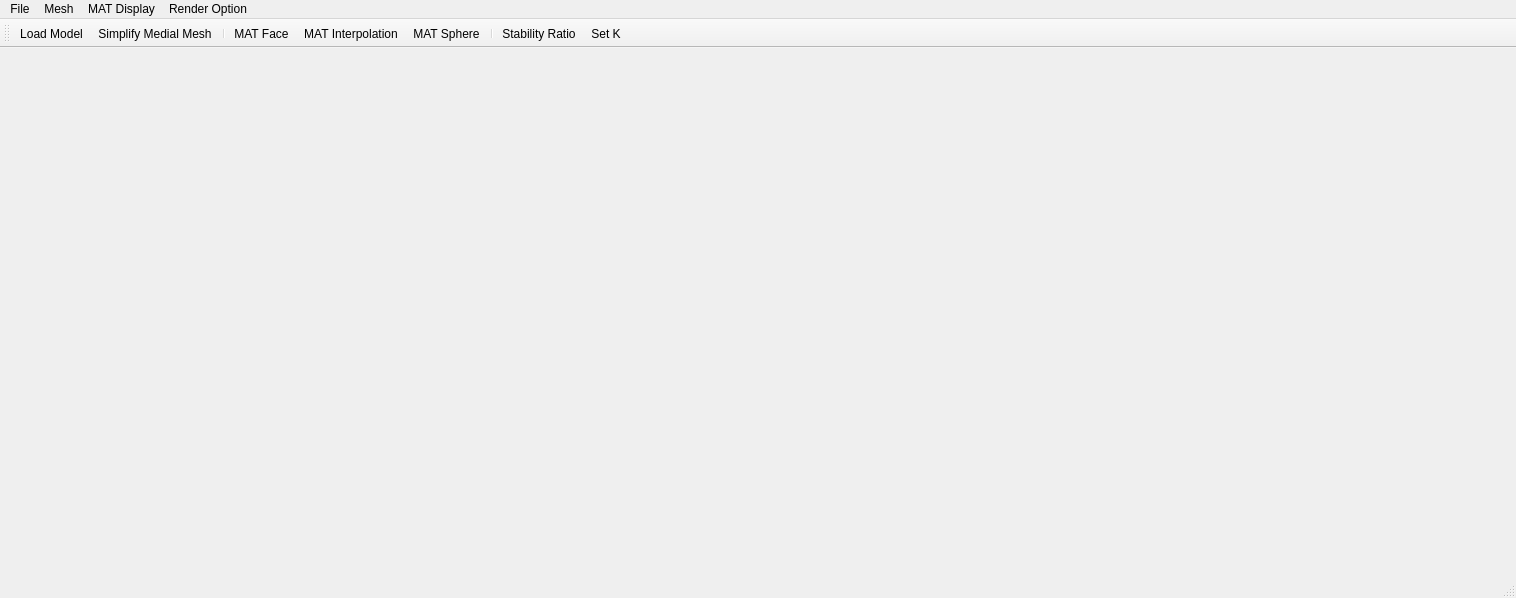
<?xml version="1.0" encoding="UTF-8"?>
<ui version="4.0">
 <class>medial_axisClass</class>
 <widget class="QMainWindow" name="medial_axisClass">
  <property name="geometry">
   <rect>
    <x>0</x>
    <y>0</y>
    <width>1516</width>
    <height>598</height>
   </rect>
  </property>
  <property name="windowTitle">
   <string>medial_axis</string>
  </property>
  <property name="windowIcon">
   <iconset>
    <normaloff>Icons/open.png</normaloff>Icons/open.png</iconset>
  </property>
  <widget class="QWidget" name="centralWidget"/>
  <widget class="QMenuBar" name="menuBar">
   <property name="geometry">
    <rect>
     <x>0</x>
     <y>0</y>
     <width>1516</width>
     <height>21</height>
    </rect>
   </property>
   <widget class="QMenu" name="menuFile">
    <property name="title">
     <string>File</string>
    </property>
    <addaction name="actionOpen_Off_simple"/>
    <addaction name="actionExit"/>
   </widget>
   <widget class="QMenu" name="menuMesh">
    <property name="contextMenuPolicy">
     <enum>Qt::NoContextMenu</enum>
    </property>
    <property name="title">
     <string>Mesh</string>
    </property>
    <addaction name="actionShow_Vertex"/>
    <addaction name="actionShow_Edge"/>
    <addaction name="actionShow_Face"/>
   </widget>
   <widget class="QMenu" name="menuSlab">
    <property name="title">
     <string>MAT Display</string>
    </property>
    <addaction name="actionSlab_Vertex"/>
    <addaction name="actionSlab_face"/>
    <addaction name="actionSlab_Sphere"/>
    <addaction name="actionSlab_Envelop"/>
    <addaction name="actionStability_Ratio"/>
   </widget>
   <widget class="QMenu" name="menuRender_Option">
    <property name="title">
     <string>Render Option</string>
    </property>
    <addaction name="actionReverse_Orientation"/>
    <addaction name="actionSmooth_Render"/>
   </widget>
   <addaction name="menuFile"/>
   <addaction name="menuMesh"/>
   <addaction name="menuSlab"/>
   <addaction name="menuRender_Option"/>
  </widget>
  <widget class="QToolBar" name="mainToolBar">
   <property name="toolButtonStyle">
    <enum>Qt::ToolButtonTextUnderIcon</enum>
   </property>
   <attribute name="toolBarArea">
    <enum>TopToolBarArea</enum>
   </attribute>
   <attribute name="toolBarBreak">
    <bool>false</bool>
   </attribute>
   <addaction name="actionOpen_Off_simple"/>
   <addaction name="actionSimplify_Slab"/>
   <addaction name="separator"/>
   <addaction name="actionSlab_face"/>
   <addaction name="actionSlab_Envelop"/>
   <addaction name="actionSlab_Sphere"/>
   <addaction name="separator"/>
   <addaction name="actionStability_Ratio"/>
   <addaction name="actionSet_k_value"/>
  </widget>
  <widget class="QStatusBar" name="statusBar"/>
  <action name="actionOpen_Off">
   <property name="icon">
    <iconset>
     <normaloff>Icons/open.png</normaloff>Icons/open.png</iconset>
   </property>
   <property name="text">
    <string>Open Off</string>
   </property>
  </action>
  <action name="actionExit">
   <property name="text">
    <string>Exit</string>
   </property>
  </action>
  <action name="actionShow_Vertex">
   <property name="checkable">
    <bool>true</bool>
   </property>
   <property name="text">
    <string>Show Vertex</string>
   </property>
  </action>
  <action name="actionShow_Edge">
   <property name="checkable">
    <bool>true</bool>
   </property>
   <property name="text">
    <string>Show Edge</string>
   </property>
  </action>
  <action name="actionDT">
   <property name="checkable">
    <bool>true</bool>
   </property>
   <property name="icon">
    <iconset>
     <normaloff>Icons/selected.png</normaloff>Icons/selected.png</iconset>
   </property>
   <property name="text">
    <string>Denaulay Triangulation</string>
   </property>
  </action>
  <action name="actionVoronoi_Diagram">
   <property name="checkable">
    <bool>true</bool>
   </property>
   <property name="icon">
    <iconset>
     <normaloff>Icons/voronoi.png</normaloff>Icons/voronoi.png</iconset>
   </property>
   <property name="text">
    <string>Voronoi Diagram</string>
   </property>
  </action>
  <action name="actionShow_MAT">
   <property name="checkable">
    <bool>true</bool>
   </property>
   <property name="checked">
    <bool>false</bool>
   </property>
   <property name="icon">
    <iconset>
     <normaloff>Icons/mat.png</normaloff>Icons/mat.png</iconset>
   </property>
   <property name="text">
    <string>Show MAT</string>
   </property>
  </action>
  <action name="actionShow_Sphere">
   <property name="checkable">
    <bool>true</bool>
   </property>
   <property name="icon">
    <iconset>
     <normaloff>Icons/sphere.png</normaloff>Icons/sphere.png</iconset>
   </property>
   <property name="text">
    <string>Show Sphere</string>
   </property>
  </action>
  <action name="actionShow_Face">
   <property name="checkable">
    <bool>true</bool>
   </property>
   <property name="text">
    <string>Show Face</string>
   </property>
  </action>
  <action name="actionOpen_Off_simple">
   <property name="icon">
    <iconset>
     <normaloff>Icons/open.png</normaloff>Icons/open.png</iconset>
   </property>
   <property name="text">
    <string>Load Model</string>
   </property>
  </action>
  <action name="actionShow_Facet_Normal">
   <property name="checkable">
    <bool>true</bool>
   </property>
   <property name="checked">
    <bool>false</bool>
   </property>
   <property name="icon">
    <iconset>
     <normaloff>Icons/triangle.png</normaloff>Icons/triangle.png</iconset>
   </property>
   <property name="text">
    <string>Show Facet Normal</string>
   </property>
  </action>
  <action name="actionShow_Initial">
   <property name="checkable">
    <bool>true</bool>
   </property>
   <property name="text">
    <string>Show Initial</string>
   </property>
  </action>
  <action name="actionShow_Initial_Edge">
   <property name="checkable">
    <bool>true</bool>
   </property>
   <property name="text">
    <string>Show Initial Edge</string>
   </property>
  </action>
  <action name="actionShow_Initial_Face">
   <property name="checkable">
    <bool>true</bool>
   </property>
   <property name="text">
    <string>Show Initial Face</string>
   </property>
  </action>
  <action name="actionShow_Initial_Sphere">
   <property name="checkable">
    <bool>true</bool>
   </property>
   <property name="text">
    <string>Show Initial Sphere</string>
   </property>
  </action>
  <action name="actionShow_Sphere_Vertex">
   <property name="checkable">
    <bool>true</bool>
   </property>
   <property name="text">
    <string>Sphere Vertex</string>
   </property>
  </action>
  <action name="actionShow_Sphere_Edge">
   <property name="checkable">
    <bool>true</bool>
   </property>
   <property name="text">
    <string>Sphere Edge</string>
   </property>
  </action>
  <action name="actionShow_Sphere_Mesh_Envelop">
   <property name="checkable">
    <bool>true</bool>
   </property>
   <property name="text">
    <string>Sphere Mesh Envelop</string>
   </property>
  </action>
  <action name="actionShow_Sphere_Mesh_Sphere">
   <property name="checkable">
    <bool>true</bool>
   </property>
   <property name="text">
    <string>Sphere Mesh Sphere</string>
   </property>
  </action>
  <action name="actionSimplifiy_SM">
   <property name="text">
    <string>SM_sim</string>
   </property>
  </action>
  <action name="actionSimplify_by_50">
   <property name="text">
    <string>Simplify by 50</string>
   </property>
  </action>
  <action name="actionSimplify_by_10">
   <property name="text">
    <string>Simplify by 10</string>
   </property>
  </action>
  <action name="actionOpen_MA">
   <property name="text">
    <string>Open MA</string>
   </property>
  </action>
  <action name="actionExport_MA">
   <property name="text">
    <string>Export MA</string>
   </property>
  </action>
  <action name="actionOpen_Medial_Axis">
   <property name="text">
    <string>Import Medial Axis</string>
   </property>
  </action>
  <action name="actionExport_Medial_Axis">
   <property name="text">
    <string>Export Medial Axis</string>
   </property>
  </action>
  <action name="actionImport_Medial_Axis">
   <property name="text">
    <string>Import Medial Axis</string>
   </property>
  </action>
  <action name="actionRemesh_Medial_Axis">
   <property name="text">
    <string>Remesh Medial Axis</string>
   </property>
  </action>
  <action name="actionCompute_Medial_Axis">
   <property name="text">
    <string>Compute Medial Axis</string>
   </property>
  </action>
  <action name="actionMA_Simplify_One">
   <property name="text">
    <string>MA Simplify One</string>
   </property>
  </action>
  <action name="actionQEM_Vertex">
   <property name="checkable">
    <bool>true</bool>
   </property>
   <property name="text">
    <string>QEM Vertex</string>
   </property>
  </action>
  <action name="actionQEM_Edge">
   <property name="checkable">
    <bool>true</bool>
   </property>
   <property name="text">
    <string>QEM Edge</string>
   </property>
  </action>
  <action name="actionQEM_Face">
   <property name="checkable">
    <bool>true</bool>
   </property>
   <property name="text">
    <string>QEM Face</string>
   </property>
  </action>
  <action name="actionSimplify_QEM_50">
   <property name="text">
    <string>Simplify QEM 50</string>
   </property>
  </action>
  <action name="actionSimplify_QEM">
   <property name="text">
    <string>QEM_sim</string>
   </property>
  </action>
  <action name="actionSimplify_MA">
   <property name="text">
    <string>MA_sim</string>
   </property>
  </action>
  <action name="actionSimplify_MA_Fifty">
   <property name="text">
    <string>Simplify MA Fifty</string>
   </property>
  </action>
  <action name="actionMA_QEM_Vertex">
   <property name="checkable">
    <bool>true</bool>
   </property>
   <property name="text">
    <string>MA QEM Vertex</string>
   </property>
  </action>
  <action name="actionMA_QEM_Edge">
   <property name="checkable">
    <bool>true</bool>
   </property>
   <property name="text">
    <string>MA QEM Edge</string>
   </property>
  </action>
  <action name="actionMA_QEM_Envelop">
   <property name="checkable">
    <bool>true</bool>
   </property>
   <property name="text">
    <string>MA QEM Envelop</string>
   </property>
  </action>
  <action name="actionMA_QEM_Sphere">
   <property name="checkable">
    <bool>true</bool>
   </property>
   <property name="text">
    <string>MA QEM Sphere</string>
   </property>
  </action>
  <action name="actionSimplify_MA_Ten">
   <property name="text">
    <string>Simplify MA Ten</string>
   </property>
  </action>
  <action name="actionShow_Centroid_Point">
   <property name="checkable">
    <bool>true</bool>
   </property>
   <property name="text">
    <string>Show Centroid Point</string>
   </property>
  </action>
  <action name="actionShow_Envelop">
   <property name="checkable">
    <bool>true</bool>
   </property>
   <property name="text">
    <string>Show Envelop</string>
   </property>
  </action>
  <action name="actionExport_MA_QEM">
   <property name="text">
    <string>Export MA QEM</string>
   </property>
  </action>
  <action name="actionShow_Fake_Boundary_Vertex">
   <property name="checkable">
    <bool>true</bool>
   </property>
   <property name="text">
    <string>Show Fake Boundary Vertex</string>
   </property>
  </action>
  <action name="actionShow_Boundary_Vertex">
   <property name="checkable">
    <bool>false</bool>
   </property>
   <property name="text">
    <string>Show Boundary Vertex</string>
   </property>
  </action>
  <action name="actionShow_NonManifold_Vertex">
   <property name="checkable">
    <bool>true</bool>
   </property>
   <property name="text">
    <string>Show NonManifold Vertex</string>
   </property>
  </action>
  <action name="actionShow_Saved_Vertex">
   <property name="checkable">
    <bool>true</bool>
   </property>
   <property name="text">
    <string>Show Saved Vertex</string>
   </property>
  </action>
  <action name="actionSlab_Vertex">
   <property name="checkable">
    <bool>true</bool>
   </property>
   <property name="text">
    <string>MAT Vertex</string>
   </property>
  </action>
  <action name="actionSlab_Edge">
   <property name="checkable">
    <bool>true</bool>
   </property>
   <property name="text">
    <string>Slab Edge</string>
   </property>
  </action>
  <action name="actionSlab_Envelop">
   <property name="checkable">
    <bool>true</bool>
   </property>
   <property name="text">
    <string>MAT Interpolation</string>
   </property>
  </action>
  <action name="actionSlab_Sphere">
   <property name="checkable">
    <bool>true</bool>
   </property>
   <property name="text">
    <string>MAT Sphere</string>
   </property>
  </action>
  <action name="actionSimplify_Slab">
   <property name="text">
    <string>Simplify Medial Mesh</string>
   </property>
  </action>
  <action name="actionShow_stability_ratio">
   <property name="checkable">
    <bool>true</bool>
   </property>
   <property name="text">
    <string>Stability Ratio</string>
   </property>
  </action>
  <action name="actionInitial_VQEM">
   <property name="text">
    <string>Initial VQEM</string>
   </property>
  </action>
  <action name="actionInitial_Slab">
   <property name="text">
    <string>Initial Slab</string>
   </property>
  </action>
  <action name="actionDetermine_Vertex_Type">
   <property name="text">
    <string>Determine Vertex Type</string>
   </property>
  </action>
  <action name="actionInitial_Boundary_Edge">
   <property name="text">
    <string>Initial Boundary Edge</string>
   </property>
  </action>
  <action name="actionSlab_face">
   <property name="checkable">
    <bool>true</bool>
   </property>
   <property name="text">
    <string>MAT Face </string>
   </property>
  </action>
  <action name="actionShrink_Sphere">
   <property name="checkable">
    <bool>true</bool>
   </property>
   <property name="text">
    <string>Shrink Sphere</string>
   </property>
  </action>
  <action name="actionShrink_Envelop">
   <property name="checkable">
    <bool>true</bool>
   </property>
   <property name="text">
    <string>Shrink Envelop</string>
   </property>
  </action>
  <action name="actionMethodOne">
   <property name="checkable">
    <bool>true</bool>
   </property>
   <property name="text">
    <string>MethodOne</string>
   </property>
  </action>
  <action name="actionMethodTwo">
   <property name="checkable">
    <bool>true</bool>
   </property>
   <property name="text">
    <string>MethodTwo</string>
   </property>
  </action>
  <action name="actionMethodThree">
   <property name="checkable">
    <bool>true</bool>
   </property>
   <property name="text">
    <string>MethodThree</string>
   </property>
  </action>
  <action name="actionPreserve_Saved_Vertex">
   <property name="checkable">
    <bool>true</bool>
   </property>
   <property name="text">
    <string>Preserve Saved Vertex</string>
   </property>
  </action>
  <action name="actionInitialize">
   <property name="text">
    <string>Initialize</string>
   </property>
  </action>
  <action name="actionComputer_Hausdorff">
   <property name="checkable">
    <bool>true</bool>
   </property>
   <property name="text">
    <string>Computer Hausdorff</string>
   </property>
  </action>
  <action name="actionScale_One">
   <property name="checkable">
    <bool>true</bool>
   </property>
   <property name="text">
    <string>Scale One</string>
   </property>
  </action>
  <action name="actionScale_Two">
   <property name="checkable">
    <bool>true</bool>
   </property>
   <property name="text">
    <string>Scale Two</string>
   </property>
  </action>
  <action name="action_Other_Scale">
   <property name="checkable">
    <bool>true</bool>
   </property>
   <property name="text">
    <string>Other Scale</string>
   </property>
  </action>
  <action name="actionClear_Error">
   <property name="checkable">
    <bool>true</bool>
   </property>
   <property name="text">
    <string>Clear Error</string>
   </property>
  </action>
  <action name="actionZoom_MA">
   <property name="checkable">
    <bool>true</bool>
   </property>
   <property name="text">
    <string>Zoom MA</string>
   </property>
  </action>
  <action name="actionPrevent_Inversion">
   <property name="checkable">
    <bool>true</bool>
   </property>
   <property name="text">
    <string>Prevent Inversion</string>
   </property>
  </action>
  <action name="actionTypeOne">
   <property name="checkable">
    <bool>true</bool>
   </property>
   <property name="text">
    <string>TypeOne</string>
   </property>
   <property name="whatsThis">
    <string>add hyperbolic weight to the edges</string>
   </property>
  </action>
  <action name="actionTypeTwo">
   <property name="checkable">
    <bool>true</bool>
   </property>
   <property name="text">
    <string>TypeTwo</string>
   </property>
   <property name="whatsThis">
    <string>add hyperbolic area weight to the faces</string>
   </property>
  </action>
  <action name="actionSet_k_value">
   <property name="checkable">
    <bool>false</bool>
   </property>
   <property name="text">
    <string>Set K</string>
   </property>
   <property name="whatsThis">
    <string>add ratio of hyperbolic and Euclid to the edges</string>
   </property>
  </action>
  <action name="actionPick_Mode">
   <property name="checkable">
    <bool>true</bool>
   </property>
   <property name="text">
    <string>Pick Mode</string>
   </property>
  </action>
  <action name="actionSave_EPS">
   <property name="text">
    <string>Save EPS</string>
   </property>
  </action>
  <action name="actionSave_ViewPoint">
   <property name="text">
    <string>Save ViewPoint</string>
   </property>
  </action>
  <action name="actionLoad_ViewPoint">
   <property name="text">
    <string>Load ViewPoint</string>
   </property>
  </action>
  <action name="actionReverse_Orientation">
   <property name="checkable">
    <bool>true</bool>
   </property>
   <property name="text">
    <string>Reverse Orientation</string>
   </property>
  </action>
  <action name="actionHeadBar">
   <property name="checkable">
    <bool>true</bool>
   </property>
   <property name="text">
    <string>HeadBar</string>
   </property>
  </action>
  <action name="actionColorBar">
   <property name="checkable">
    <bool>true</bool>
   </property>
   <property name="text">
    <string>ColorBar</string>
   </property>
  </action>
  <action name="actionSmooth_Render">
   <property name="checkable">
    <bool>true</bool>
   </property>
   <property name="text">
    <string>Smooth Render</string>
   </property>
  </action>
  <action name="actionFace_Color">
   <property name="text">
    <string>Face Color</string>
   </property>
  </action>
  <action name="actionOpen_PointCloud">
   <property name="icon">
    <iconset>
     <normaloff>Icons/open.png</normaloff>Icons/open.png</iconset>
   </property>
   <property name="text">
    <string>Open PointCloud</string>
   </property>
  </action>
  <action name="actionStability_Ratio">
   <property name="checkable">
    <bool>true</bool>
   </property>
   <property name="text">
    <string>Stability Ratio</string>
   </property>
  </action>
 </widget>
 <layoutdefault spacing="6" margin="11"/>
 <resources>
  <include location="medial_axis.qrc"/>
 </resources>
 <connections/>
</ui>
